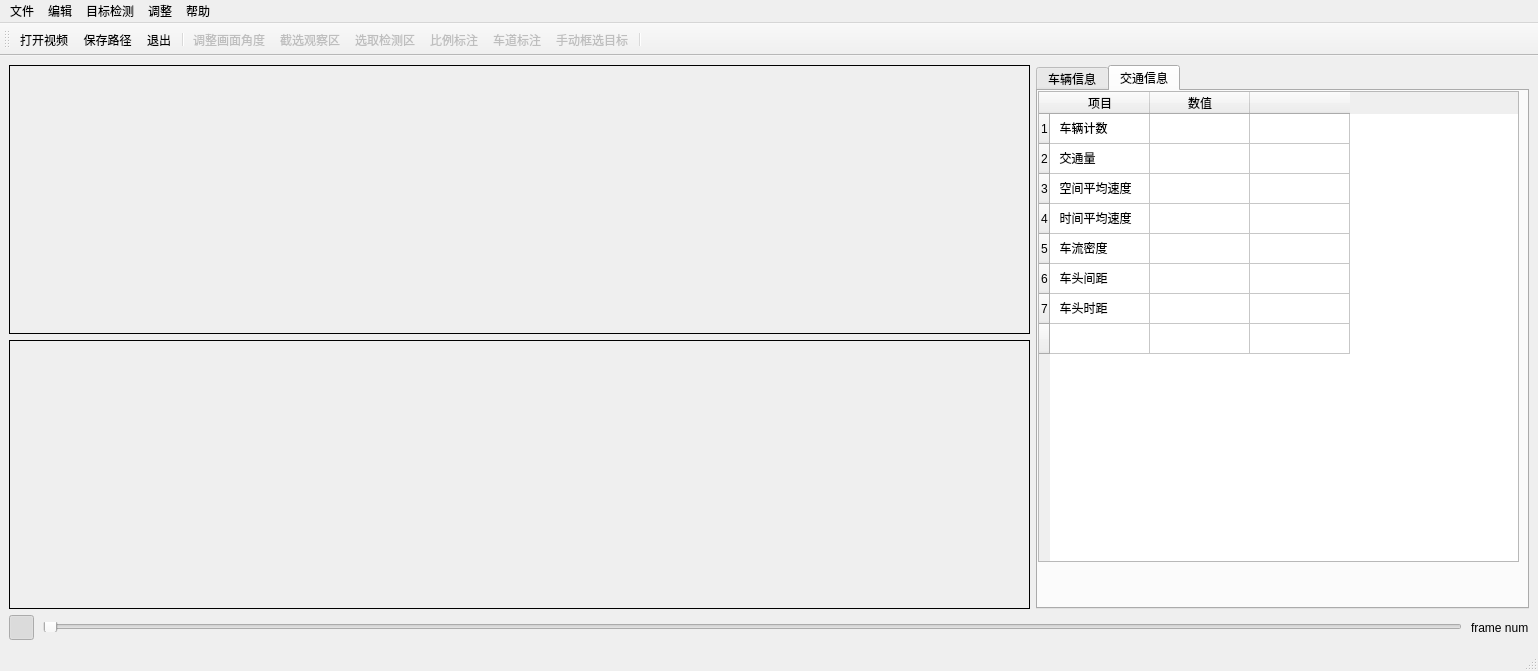
<?xml version="1.0" encoding="UTF-8"?>
<ui version="4.0">
 <class>MainWindow</class>
 <widget class="QMainWindow" name="MainWindow">
  <property name="geometry">
   <rect>
    <x>0</x>
    <y>0</y>
    <width>1538</width>
    <height>671</height>
   </rect>
  </property>
  <property name="windowTitle">
   <string>MainWindow</string>
  </property>
  <widget class="QWidget" name="centralwidget">
   <layout class="QGridLayout" name="gridLayout">
    <item row="0" column="0">
     <layout class="QVBoxLayout" name="verticalLayout_2">
      <item>
       <layout class="QHBoxLayout" name="horizontalLayout_2">
        <item>
         <layout class="QVBoxLayout" name="verticalLayout">
          <item>
           <widget class="QLabel" name="label_frameBox">
            <property name="minimumSize">
             <size>
              <width>1021</width>
              <height>205</height>
             </size>
            </property>
            <property name="sizeIncrement">
             <size>
              <width>100</width>
              <height>60</height>
             </size>
            </property>
            <property name="baseSize">
             <size>
              <width>1021</width>
              <height>205</height>
             </size>
            </property>
            <property name="autoFillBackground">
             <bool>false</bool>
            </property>
            <property name="frameShape">
             <enum>QFrame::Box</enum>
            </property>
            <property name="frameShadow">
             <enum>QFrame::Plain</enum>
            </property>
            <property name="text">
             <string/>
            </property>
            <property name="scaledContents">
             <bool>false</bool>
            </property>
           </widget>
          </item>
          <item>
           <widget class="QLabel" name="label2">
            <property name="minimumSize">
             <size>
              <width>1021</width>
              <height>205</height>
             </size>
            </property>
            <property name="sizeIncrement">
             <size>
              <width>100</width>
              <height>60</height>
             </size>
            </property>
            <property name="baseSize">
             <size>
              <width>1021</width>
              <height>205</height>
             </size>
            </property>
            <property name="autoFillBackground">
             <bool>false</bool>
            </property>
            <property name="frameShape">
             <enum>QFrame::Box</enum>
            </property>
            <property name="frameShadow">
             <enum>QFrame::Plain</enum>
            </property>
            <property name="text">
             <string/>
            </property>
            <property name="scaledContents">
             <bool>false</bool>
            </property>
            <property name="buddy">
             <cstring></cstring>
            </property>
           </widget>
          </item>
         </layout>
        </item>
        <item>
         <widget class="QTabWidget" name="tabWidget">
          <property name="maximumSize">
           <size>
            <width>605</width>
            <height>16777215</height>
           </size>
          </property>
          <property name="currentIndex">
           <number>1</number>
          </property>
          <widget class="QWidget" name="tab_1">
           <attribute name="title">
            <string>车辆信息</string>
           </attribute>
           <widget class="QTableWidget" name="tableWidget_micro">
            <property name="geometry">
             <rect>
              <x>0</x>
              <y>0</y>
              <width>481</width>
              <height>471</height>
             </rect>
            </property>
            <property name="minimumSize">
             <size>
              <width>431</width>
              <height>0</height>
             </size>
            </property>
            <row>
             <property name="text">
              <string>1</string>
             </property>
            </row>
            <row>
             <property name="text">
              <string>2</string>
             </property>
            </row>
            <row>
             <property name="text">
              <string>3</string>
             </property>
            </row>
            <row>
             <property name="text">
              <string>4</string>
             </property>
            </row>
            <row>
             <property name="text">
              <string>5</string>
             </property>
            </row>
            <row>
             <property name="text">
              <string>6</string>
             </property>
            </row>
            <row>
             <property name="text">
              <string>7</string>
             </property>
            </row>
            <row>
             <property name="text">
              <string>8</string>
             </property>
            </row>
            <row>
             <property name="text">
              <string>9</string>
             </property>
            </row>
            <row>
             <property name="text">
              <string>10</string>
             </property>
            </row>
            <column>
             <property name="text">
              <string>车辆编号</string>
             </property>
            </column>
            <column>
             <property name="text">
              <string>位置</string>
             </property>
            </column>
            <column>
             <property name="text">
              <string>速度</string>
             </property>
            </column>
           </widget>
          </widget>
          <widget class="QWidget" name="tab_2">
           <attribute name="title">
            <string>交通信息</string>
           </attribute>
           <widget class="QTableWidget" name="tableWidget_macro">
            <property name="geometry">
             <rect>
              <x>0</x>
              <y>0</y>
              <width>481</width>
              <height>471</height>
             </rect>
            </property>
            <property name="minimumSize">
             <size>
              <width>431</width>
              <height>0</height>
             </size>
            </property>
            <row>
             <property name="text">
              <string>1</string>
             </property>
            </row>
            <row>
             <property name="text">
              <string>2</string>
             </property>
            </row>
            <row>
             <property name="text">
              <string>3</string>
             </property>
            </row>
            <row>
             <property name="text">
              <string>4</string>
             </property>
            </row>
            <row>
             <property name="text">
              <string>5</string>
             </property>
            </row>
            <row>
             <property name="text">
              <string>6</string>
             </property>
            </row>
            <row>
             <property name="text">
              <string>7</string>
             </property>
            </row>
            <row>
             <property name="text">
              <string/>
             </property>
            </row>
            <column>
             <property name="text">
              <string>项目</string>
             </property>
            </column>
            <column>
             <property name="text">
              <string>数值</string>
             </property>
            </column>
            <column>
             <property name="text">
              <string/>
             </property>
            </column>
            <item row="0" column="0">
             <property name="text">
              <string>  车辆计数</string>
             </property>
             <property name="textAlignment">
              <set>AlignLeading|AlignVCenter</set>
             </property>
            </item>
            <item row="0" column="1">
             <property name="text">
              <string/>
             </property>
             <property name="textAlignment">
              <set>AlignCenter</set>
             </property>
            </item>
            <item row="1" column="0">
             <property name="text">
              <string>  交通量</string>
             </property>
             <property name="textAlignment">
              <set>AlignLeading|AlignVCenter</set>
             </property>
            </item>
            <item row="1" column="1">
             <property name="text">
              <string/>
             </property>
             <property name="textAlignment">
              <set>AlignCenter</set>
             </property>
            </item>
            <item row="2" column="0">
             <property name="text">
              <string>  空间平均速度</string>
             </property>
             <property name="textAlignment">
              <set>AlignLeading|AlignVCenter</set>
             </property>
            </item>
            <item row="2" column="1">
             <property name="text">
              <string/>
             </property>
             <property name="textAlignment">
              <set>AlignCenter</set>
             </property>
            </item>
            <item row="3" column="0">
             <property name="text">
              <string>  时间平均速度</string>
             </property>
             <property name="textAlignment">
              <set>AlignLeading|AlignVCenter</set>
             </property>
            </item>
            <item row="3" column="1">
             <property name="text">
              <string/>
             </property>
             <property name="textAlignment">
              <set>AlignCenter</set>
             </property>
            </item>
            <item row="4" column="0">
             <property name="text">
              <string>  车流密度</string>
             </property>
             <property name="textAlignment">
              <set>AlignLeading|AlignVCenter</set>
             </property>
            </item>
            <item row="4" column="1">
             <property name="text">
              <string/>
             </property>
             <property name="textAlignment">
              <set>AlignCenter</set>
             </property>
            </item>
            <item row="5" column="0">
             <property name="text">
              <string>  车头间距</string>
             </property>
             <property name="textAlignment">
              <set>AlignLeading|AlignVCenter</set>
             </property>
            </item>
            <item row="5" column="1">
             <property name="text">
              <string/>
             </property>
             <property name="textAlignment">
              <set>AlignCenter</set>
             </property>
            </item>
            <item row="6" column="0">
             <property name="text">
              <string>  车头时距</string>
             </property>
             <property name="textAlignment">
              <set>AlignLeading|AlignVCenter</set>
             </property>
            </item>
            <item row="6" column="1">
             <property name="text">
              <string/>
             </property>
             <property name="textAlignment">
              <set>AlignCenter</set>
             </property>
            </item>
           </widget>
          </widget>
         </widget>
        </item>
       </layout>
      </item>
      <item>
       <layout class="QHBoxLayout" name="horizontalLayout">
        <property name="spacing">
         <number>9</number>
        </property>
        <property name="sizeConstraint">
         <enum>QLayout::SetMaximumSize</enum>
        </property>
        <item>
         <widget class="QPushButton" name="pushButton_play_pause">
          <property name="minimumSize">
           <size>
            <width>25</width>
            <height>25</height>
           </size>
          </property>
          <property name="maximumSize">
           <size>
            <width>25</width>
            <height>25</height>
           </size>
          </property>
          <property name="focusPolicy">
           <enum>Qt::NoFocus</enum>
          </property>
          <property name="text">
           <string/>
          </property>
          <property name="icon">
           <iconset resource="ui_icon.qrc">
            <normaloff>:/button/.img/pause.png</normaloff>
            <normalon>:/button/.img/play.png</normalon>
            <selectedoff>:/button/.img/pause.png</selectedoff>
            <selectedon>:/button/.img/play.png</selectedon>:/button/.img/pause.png</iconset>
          </property>
          <property name="shortcut">
           <string>Space</string>
          </property>
          <property name="checkable">
           <bool>true</bool>
          </property>
          <property name="checked">
           <bool>true</bool>
          </property>
          <property name="default">
           <bool>false</bool>
          </property>
         </widget>
        </item>
        <item>
         <widget class="QSlider" name="horizontalSlider">
          <property name="maximumSize">
           <size>
            <width>16777215</width>
            <height>10</height>
           </size>
          </property>
          <property name="orientation">
           <enum>Qt::Horizontal</enum>
          </property>
         </widget>
        </item>
        <item>
         <widget class="QLabel" name="label_cur_num">
          <property name="maximumSize">
           <size>
            <width>16777215</width>
            <height>25</height>
           </size>
          </property>
          <property name="text">
           <string>frame num</string>
          </property>
         </widget>
        </item>
       </layout>
      </item>
     </layout>
    </item>
   </layout>
  </widget>
  <widget class="QMenuBar" name="menubar">
   <property name="geometry">
    <rect>
     <x>0</x>
     <y>0</y>
     <width>1538</width>
     <height>30</height>
    </rect>
   </property>
   <widget class="QMenu" name="menu_file">
    <property name="title">
     <string>文件</string>
    </property>
    <addaction name="action_open"/>
    <addaction name="action_save"/>
    <addaction name="action_exit"/>
    <addaction name="separator"/>
    <addaction name="action_readConfig"/>
    <addaction name="action_saveConfig"/>
   </widget>
   <widget class="QMenu" name="menu_edit">
    <property name="title">
     <string>编辑</string>
    </property>
    <addaction name="action_rotate"/>
    <addaction name="action_viewCap"/>
    <addaction name="action_selectROI"/>
    <addaction name="action_calib"/>
    <addaction name="action_lanes"/>
    <addaction name="separator"/>
    <addaction name="action_getbkg"/>
   </widget>
   <widget class="QMenu" name="menu_help">
    <property name="title">
     <string>帮助</string>
    </property>
    <addaction name="action_help"/>
   </widget>
   <widget class="QMenu" name="menu_filter">
    <property name="title">
     <string>调整</string>
    </property>
    <addaction name="action_morph"/>
    <addaction name="action_ContourFilter"/>
    <addaction name="separator"/>
    <addaction name="action_trace"/>
   </widget>
   <widget class="QMenu" name="menu">
    <property name="title">
     <string>目标检测</string>
    </property>
    <addaction name="action_drawbox"/>
    <addaction name="action_autoDetect"/>
    <addaction name="action_ColorThreshholder"/>
    <addaction name="action_frameDiff"/>
    <addaction name="action_MOG2"/>
    <addaction name="action_bkgDiff"/>
   </widget>
   <addaction name="menu_file"/>
   <addaction name="menu_edit"/>
   <addaction name="menu"/>
   <addaction name="menu_filter"/>
   <addaction name="menu_help"/>
  </widget>
  <widget class="QToolBar" name="toolBar">
   <property name="mouseTracking">
    <bool>true</bool>
   </property>
   <property name="windowTitle">
    <string>toolBar</string>
   </property>
   <attribute name="toolBarArea">
    <enum>TopToolBarArea</enum>
   </attribute>
   <attribute name="toolBarBreak">
    <bool>false</bool>
   </attribute>
   <addaction name="action_open"/>
   <addaction name="action_save"/>
   <addaction name="action_exit"/>
   <addaction name="separator"/>
   <addaction name="action_rotate"/>
   <addaction name="action_viewCap"/>
   <addaction name="action_selectROI"/>
   <addaction name="action_calib"/>
   <addaction name="action_lanes"/>
   <addaction name="action_drawbox"/>
   <addaction name="separator"/>
  </widget>
  <widget class="QStatusBar" name="statusBar"/>
  <action name="action_open">
   <property name="icon">
    <iconset resource="ui_icon.qrc">
     <normaloff>:/action/.img/open.png</normaloff>:/action/.img/open.png</iconset>
   </property>
   <property name="text">
    <string>打开视频</string>
   </property>
   <property name="statusTip">
    <string>选择需要打开的视频文件</string>
   </property>
  </action>
  <action name="action_exit">
   <property name="icon">
    <iconset resource="ui_icon.qrc">
     <normaloff>:/action/.img/exit.png</normaloff>:/action/.img/exit.png</iconset>
   </property>
   <property name="text">
    <string>退出</string>
   </property>
   <property name="statusTip">
    <string>退出系统</string>
   </property>
   <property name="whatsThis">
    <string>退出系统</string>
   </property>
  </action>
  <action name="action_rotate">
   <property name="checkable">
    <bool>false</bool>
   </property>
   <property name="enabled">
    <bool>false</bool>
   </property>
   <property name="icon">
    <iconset resource="ui_icon.qrc">
     <normaloff>:/action/.img/rotate.png</normaloff>:/action/.img/rotate.png</iconset>
   </property>
   <property name="text">
    <string>调整画面角度</string>
   </property>
   <property name="statusTip">
    <string>绘制一条基准线，自动将基准线调整为水平位置</string>
   </property>
  </action>
  <action name="action_viewCap">
   <property name="checkable">
    <bool>false</bool>
   </property>
   <property name="enabled">
    <bool>false</bool>
   </property>
   <property name="icon">
    <iconset resource="ui_icon.qrc">
     <normaloff>:/action/.img/clip.png</normaloff>:/action/.img/clip.png</iconset>
   </property>
   <property name="text">
    <string>截选观察区</string>
   </property>
   <property name="statusTip">
    <string>选取视频图像的显示区域</string>
   </property>
  </action>
  <action name="action_drawbox">
   <property name="checkable">
    <bool>false</bool>
   </property>
   <property name="enabled">
    <bool>false</bool>
   </property>
   <property name="icon">
    <iconset resource="ui_icon.qrc">
     <normaloff>:/action/.img/select.png</normaloff>:/action/.img/select.png</iconset>
   </property>
   <property name="text">
    <string>手动框选目标</string>
   </property>
   <property name="statusTip">
    <string>手动框选追踪目标</string>
   </property>
  </action>
  <action name="action_save">
   <property name="icon">
    <iconset resource="ui_icon.qrc">
     <normaloff>:/action/.img/save.png</normaloff>:/action/.img/save.png</iconset>
   </property>
   <property name="text">
    <string>保存路径</string>
   </property>
   <property name="toolTip">
    <string>选择保存路径</string>
   </property>
   <property name="statusTip">
    <string>选择保存车辆信息的路径，若未选择，则默认不保存车辆数据</string>
   </property>
   <property name="whatsThis">
    <string>选择保存车辆信息的路径，若未选择，则默认不保存车辆数据</string>
   </property>
   <property name="shortcut">
    <string>Ctrl+S</string>
   </property>
  </action>
  <action name="action_ColorThreshholder">
   <property name="checkable">
    <bool>true</bool>
   </property>
   <property name="checked">
    <bool>true</bool>
   </property>
   <property name="text">
    <string>色彩分割</string>
   </property>
  </action>
  <action name="action_ContourFilter">
   <property name="checkable">
    <bool>true</bool>
   </property>
   <property name="checked">
    <bool>true</bool>
   </property>
   <property name="text">
    <string>轮廓筛选</string>
   </property>
   <property name="statusTip">
    <string>设置参数对自动检测到的车辆目标进行过滤</string>
   </property>
  </action>
  <action name="action_MorphologyEx">
   <property name="text">
    <string>形态学处理</string>
   </property>
  </action>
  <action name="action_Blur">
   <property name="text">
    <string>模糊处理</string>
   </property>
  </action>
  <action name="action_readConfig">
   <property name="icon">
    <iconset resource="ui_icon.qrc">
     <normaloff>:/action/.img/readconfig.png</normaloff>:/action/.img/readconfig.png</iconset>
   </property>
   <property name="text">
    <string>读取配置文件</string>
   </property>
   <property name="statusTip">
    <string>读取电脑中的.ini配置文件</string>
   </property>
  </action>
  <action name="action_saveConfig">
   <property name="icon">
    <iconset resource="ui_icon.qrc">
     <normaloff>:/action/.img/saveconfig.png</normaloff>:/action/.img/saveconfig.png</iconset>
   </property>
   <property name="text">
    <string>保存配置文件</string>
   </property>
   <property name="statusTip">
    <string>选择一个路径用于将当前设置参数保存为.ini配置文件</string>
   </property>
  </action>
  <action name="action_getbkg">
   <property name="text">
    <string>背景提取</string>
   </property>
  </action>
  <action name="action_frameDiff">
   <property name="checkable">
    <bool>true</bool>
   </property>
   <property name="text">
    <string>帧间差分</string>
   </property>
  </action>
  <action name="action_MOG2">
   <property name="checkable">
    <bool>true</bool>
   </property>
   <property name="text">
    <string>MOG2</string>
   </property>
  </action>
  <action name="action_autoDetect">
   <property name="checkable">
    <bool>true</bool>
   </property>
   <property name="checked">
    <bool>true</bool>
   </property>
   <property name="text">
    <string>自动检测模式</string>
   </property>
   <property name="statusTip">
    <string>开启该功能，则系统将使用指定方式自动检测显示区域中的车辆目标</string>
   </property>
  </action>
  <action name="action_calib">
   <property name="enabled">
    <bool>false</bool>
   </property>
   <property name="icon">
    <iconset resource="ui_icon.qrc">
     <normaloff>:/action/.img/ruler.png</normaloff>:/action/.img/ruler.png</iconset>
   </property>
   <property name="text">
    <string>比例标注</string>
   </property>
   <property name="statusTip">
    <string>在图像中绘制直线，并为其标注实际长度</string>
   </property>
  </action>
  <action name="action_trace">
   <property name="text">
    <string>路径绘制</string>
   </property>
  </action>
  <action name="action_bkgDiff">
   <property name="checkable">
    <bool>true</bool>
   </property>
   <property name="text">
    <string>背景差分</string>
   </property>
  </action>
  <action name="action_help">
   <property name="text">
    <string>使用说明</string>
   </property>
  </action>
  <action name="action_selectROI">
   <property name="enabled">
    <bool>false</bool>
   </property>
   <property name="icon">
    <iconset resource="ui_icon.qrc">
     <normaloff>:/action/.img/roi.png</normaloff>:/action/.img/roi.png</iconset>
   </property>
   <property name="text">
    <string>选取检测区</string>
   </property>
  </action>
  <action name="action_lanes">
   <property name="enabled">
    <bool>false</bool>
   </property>
   <property name="icon">
    <iconset resource="ui_icon.qrc">
     <normaloff>:/action/.img/lane.png</normaloff>:/action/.img/lane.png</iconset>
   </property>
   <property name="text">
    <string>车道标注</string>
   </property>
  </action>
  <action name="action_morph">
   <property name="checkable">
    <bool>true</bool>
   </property>
   <property name="text">
    <string>形态学处理</string>
   </property>
  </action>
 </widget>
 <resources>
  <include location="ui_icon.qrc"/>
 </resources>
 <connections>
  <connection>
   <sender>action_exit</sender>
   <signal>triggered()</signal>
   <receiver>MainWindow</receiver>
   <slot>close()</slot>
   <hints>
    <hint type="sourcelabel">
     <x>-1</x>
     <y>-1</y>
    </hint>
    <hint type="destinationlabel">
     <x>517</x>
     <y>315</y>
    </hint>
   </hints>
  </connection>
  <connection>
   <sender>horizontalSlider</sender>
   <signal>valueChanged(int)</signal>
   <receiver>label_cur_num</receiver>
   <slot>setNum(int)</slot>
   <hints>
    <hint type="sourcelabel">
     <x>969</x>
     <y>618</y>
    </hint>
    <hint type="destinationlabel">
     <x>1522</x>
     <y>626</y>
    </hint>
   </hints>
  </connection>
 </connections>
</ui>
